Frame 1 (no input): blank canvas, image omitted
Frame 60 (the mouse pressed at the canvas centre just before this capture): blank canvas, image omitted
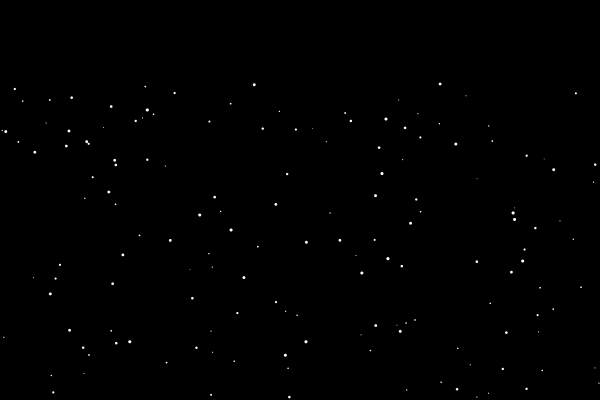
Frame 120 (the mouse held since frame 60 and released just before this capture)

The Processing sketch whose frames 1 and 60 were blank and that drew this single picture after the mouse press (run headless with seeded random() and noise(); from frame 60 on, the mouse is pressed at the canvas centre):

// Processing sketch: processing_83572
// ── processing_83572.pde

Particle[] particles = new Particle[0];
int maxParticles = 900; 

void setup() { 
  size(600,400);   
  
  
}

void draw() { 
  
  background(0); 
  
 
  while(particles.length>maxParticles) { 
    particles = (Particle[]) subset(particles, 1);  
    
  }

  for(int i=0; i<particles.length; i++) {   
    particles[i].update();

  }
  
}

void mousePressed() { 
  
  
  for(int i = 0; i<300; i++) { 
    Particle p = new Particle(mouseX,mouseY);
    p.yVel = random(-5,5); 
    p.xVel = random(-5,5); 
    //p.opacity = random(50,100);
    p.gravity = 0.1; 
    //p.fadeSpeed = 0.96;
    p.shrink = 0.97; 
    
    particles = (Particle[]) append(particles, p );
  }
}


class Particle {
  
  float x; 
  float y; 
  float xVel; 
  float yVel;
  float particleSize; 
  float opacity; 
  float gravity; 
  float fadeSpeed; 
  float shrink; 
  
  Particle(float xpos, float ypos) { 
    x = xpos; 
    y = ypos; 
    xVel = random(-5,5); 
    yVel = random(-5,5); 
    particleSize = random(5,20);
    
    opacity = 255; 
    gravity = 0;
    fadeSpeed = 1; 
    shrink =1; 
     
  }
  
  void update() { 
    x+=xVel;
    y+=yVel; 
    opacity*=fadeSpeed;
    yVel += gravity; 
    particleSize*=shrink; 
    
    noStroke();
    fill(255,opacity);
    ellipse(x, y, particleSize, particleSize);
  }
  
}
